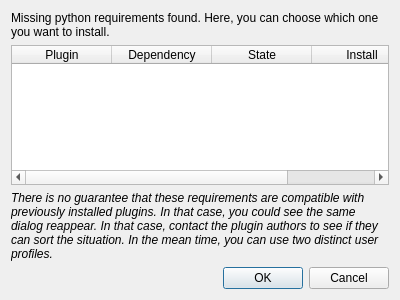
<?xml version="1.0" encoding="UTF-8"?>
<ui version="4.0">
 <class>Dialog</class>
 <widget class="QDialog" name="Dialog">
  <property name="geometry">
   <rect>
    <x>0</x>
    <y>0</y>
    <width>400</width>
    <height>300</height>
   </rect>
  </property>
  <property name="minimumSize">
   <size>
    <width>400</width>
    <height>300</height>
   </size>
  </property>
  <property name="windowTitle">
   <string>Missing requirements</string>
  </property>
  <layout class="QVBoxLayout" name="verticalLayout">
   <item>
    <widget class="QLabel" name="label">
     <property name="text">
      <string>Missing python requirements found. Here, you can choose which one you want to install.</string>
     </property>
     <property name="wordWrap">
      <bool>true</bool>
     </property>
    </widget>
   </item>
   <item>
    <widget class="QTableWidget" name="tableWidget">
     <attribute name="horizontalHeaderStretchLastSection">
      <bool>true</bool>
     </attribute>
     <column>
      <property name="text">
       <string>Plugin</string>
      </property>
     </column>
     <column>
      <property name="text">
       <string>Dependency</string>
      </property>
     </column>
     <column>
      <property name="text">
       <string>State</string>
      </property>
     </column>
     <column>
      <property name="text">
       <string>Install</string>
      </property>
     </column>
    </widget>
   </item>
   <item>
    <widget class="QLabel" name="label_2">
     <property name="styleSheet">
      <string notr="true">font-style: italic</string>
     </property>
     <property name="text">
      <string>&lt;html&gt;&lt;head/&gt;&lt;body&gt;&lt;p&gt;There is no guarantee that these requirements are compatible with previously installed plugins. In that case, you could see the same dialog reappear. In that case, contact the plugin authors to see if they can sort the situation. In the mean time, you can use two distinct user profiles.&lt;/p&gt;&lt;/body&gt;&lt;/html&gt;</string>
     </property>
     <property name="wordWrap">
      <bool>true</bool>
     </property>
    </widget>
   </item>
   <item>
    <widget class="QDialogButtonBox" name="buttonBox">
     <property name="orientation">
      <enum>Qt::Horizontal</enum>
     </property>
     <property name="standardButtons">
      <set>QDialogButtonBox::Cancel|QDialogButtonBox::Ok</set>
     </property>
    </widget>
   </item>
  </layout>
 </widget>
 <resources/>
 <connections>
  <connection>
   <sender>buttonBox</sender>
   <signal>accepted()</signal>
   <receiver>Dialog</receiver>
   <slot>accept()</slot>
   <hints>
    <hint type="sourcelabel">
     <x>248</x>
     <y>254</y>
    </hint>
    <hint type="destinationlabel">
     <x>157</x>
     <y>274</y>
    </hint>
   </hints>
  </connection>
  <connection>
   <sender>buttonBox</sender>
   <signal>rejected()</signal>
   <receiver>Dialog</receiver>
   <slot>reject()</slot>
   <hints>
    <hint type="sourcelabel">
     <x>316</x>
     <y>260</y>
    </hint>
    <hint type="destinationlabel">
     <x>286</x>
     <y>274</y>
    </hint>
   </hints>
  </connection>
 </connections>
</ui>
